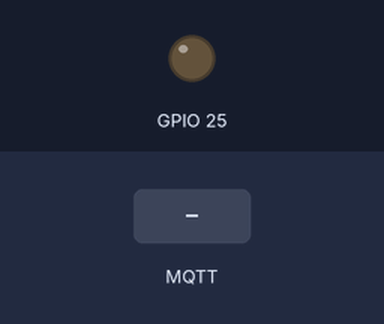
A sketch run on a simulated ESP32. On the bench: output pins drawn as LEDs (lit = HIGH). Inputs (shaded band) come from the test bench. WiFi joins after 1.5 s; servers stay silent unless stated; no MQTT or app messages arrive unless stated; what the sketch prints to the serial monitor is not drawn.

Above: at 3.5 s.
3.6 s: MQTT message "on" arrives on the first subscribed topic
At 4.2 s:
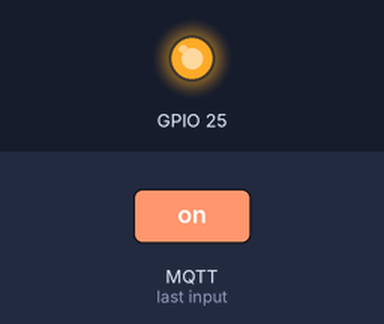
5.4 s: MQTT message "off" arrives on the first subscribed topic
At 7.4 s:
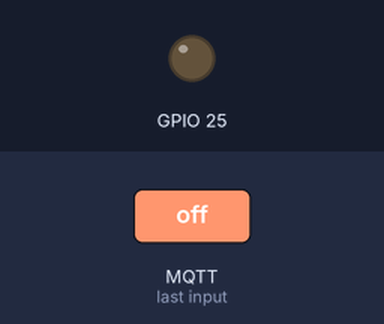
Timing chart, 0 to 8.9 s (numbered marks = the images above; inputs shaded):
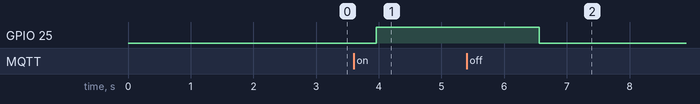

Measured:
- after the input at 3.6 s, GPIO 25: LOW → HIGH after 0.36 s
- after the input at 5.4 s, GPIO 25: HIGH → LOW after 1.2 s

The sketch:

mqtt_ssl.ino
```cpp
#include <WiFiClientSecure.h>
#include <PubSubClient.h>

// This code is just to help someone to do a server validation from the ESP32 using a CA cert :)


const char* ssid = "your_wifi_SSID";
const char* password = "your_wifi_passsword";
const char* clientId = "an_mqtt_identifier+for_your_esp32";
const char* mqtt_user = "mqtt_user";
const char* mqtt_pwd = "mqtt_pass";
const char* host = "broker_hostname"; //remembering the

/* Important! The certificate myust be written just like bellow! This cert is not valid,
it is just an syntax example */

const char* cert =
"-----BEGIN CERTIFICATE-----\n" \
"MIIGEzCCA/ugAwIBAgIQfVtRJrR2uhHbdBYLvFMNpzANBgkqhkiG9w0BAQwFADCB\n" \
"iDELMAkGA1UEBhMCVVMxEzARBgNVBAgTCk5ldyBKZXJzZXkxFDASBgNVBAcTC0pl\n" \
"cnNleSBDaXR5MR4wHAYDVQQKExVUaGUgVVNFUlRSVVNUIE5ldHdvcmsxLjAsBgNV\n" \
"BAMTJVVTRVJUcnVzdCBSU0EgQ2VydGlmaWNhdGlvbiBBdXRob3JpdHkwHhcNMTgx\n" \
"MTAyMDAwMDAwWhcNMzAxMjMxMjM1OTU5WjCBjzELMAkGA1UEBhMCR0IxGzAZBgNV\n" \
"BAgTEkdyZWF0ZXIgTWFuY2hlc3RlcjEQMA4GA1UEBxMHU2FsZm9yZDEYMBYGA1UE\n" \
"ChMPU2VjdGlnbyBMaW1pdGVkMTcwNQYDVQQDEy5TZWN0aWdvIFJTQSBEb21haW4g\n" \
"VmFsaWRhdGlvbiBTZWN1cmUgU2VydmVyIENBMIIBIjANBgkqhkiG9w0BAQEFAAOC\n" \
"Haswha6vsC6eep3BwEIc4gLw6uBK0u+QDrTBQBbwb4VCSmT3pDCg/r8uoydajotY\n" \
"uK3DGReEY+1vVv2Dy2A0xHS+5p3b4eTlygxfFQIDAQABo4IBbjCCAWowHwYDVR0j\n" \
"LcmsJWTyXnW0OMGuf1pGg+pRyrbxmRE1a6Vqe8YAsOf4vmSyrcjC8azjUeqkk+B5\n" \
"yOGBQMkKW+ESPMFgKuOXwIlCypTPRpgSabuY0MLTDXJLR27lk8QyKGOHQ+SwMj4K\n" \
"00u/I5sUKUErmgQfky3xxzlIPK1aEn8=\n" \
"-----END CERTIFICATE-----";


void callback(char* topic, byte* payload, unsigned int length) {


  if (strcmp(topic, "g/manual") == 0) {
    if (!strncmp((char*)payload, "on", length)) {
      digitalWrite(25, HIGH);
      delay(200);
    } else if (!strncmp((char*)payload, "off", length)) {
      digitalWrite(25, LOW);
      delay(200);
    }
  }
}

WiFiClientSecure ethClient;
PubSubClient client(ethClient);

void wifiConnect() {
  WiFi.begin(ssid, password);
  while (WiFi.status() != WL_CONNECTED) {
    delay(500);
    Serial.println("Connecting to WiFi..");
  }
  Serial.println("Connected to the WiFi network");
}

void mqttConnect() {
  if (WiFi.status() != WL_CONNECTED) {
    wifiConnect();
  } else {
    if (!client.connected()) {
      if (client.connect(clientId, mqtt_user, mqtt_pwd)) {
        Serial.println("Connecting to Broker..");
        client.publish("g/alive", "hello");
        client.subscribe("g/manual");
      }
    }
  }
}

void setup() {
  pinMode(25, OUTPUT);
  Serial.begin(115200);
  client.setServer(host, 8883);
  client.setCallback(callback);
  ethClient.setCACert(cert); // Do not forget that the responsible to check the CACert is the WiFiClientSecure class and not the PubSubClient


}

void loop() {
  if (!client.connected()) {
    Serial.println("MQTT reconection needed!");
    mqttConnect();
  } else {
    client.loop();
    delay(1200);
  }
}
```
